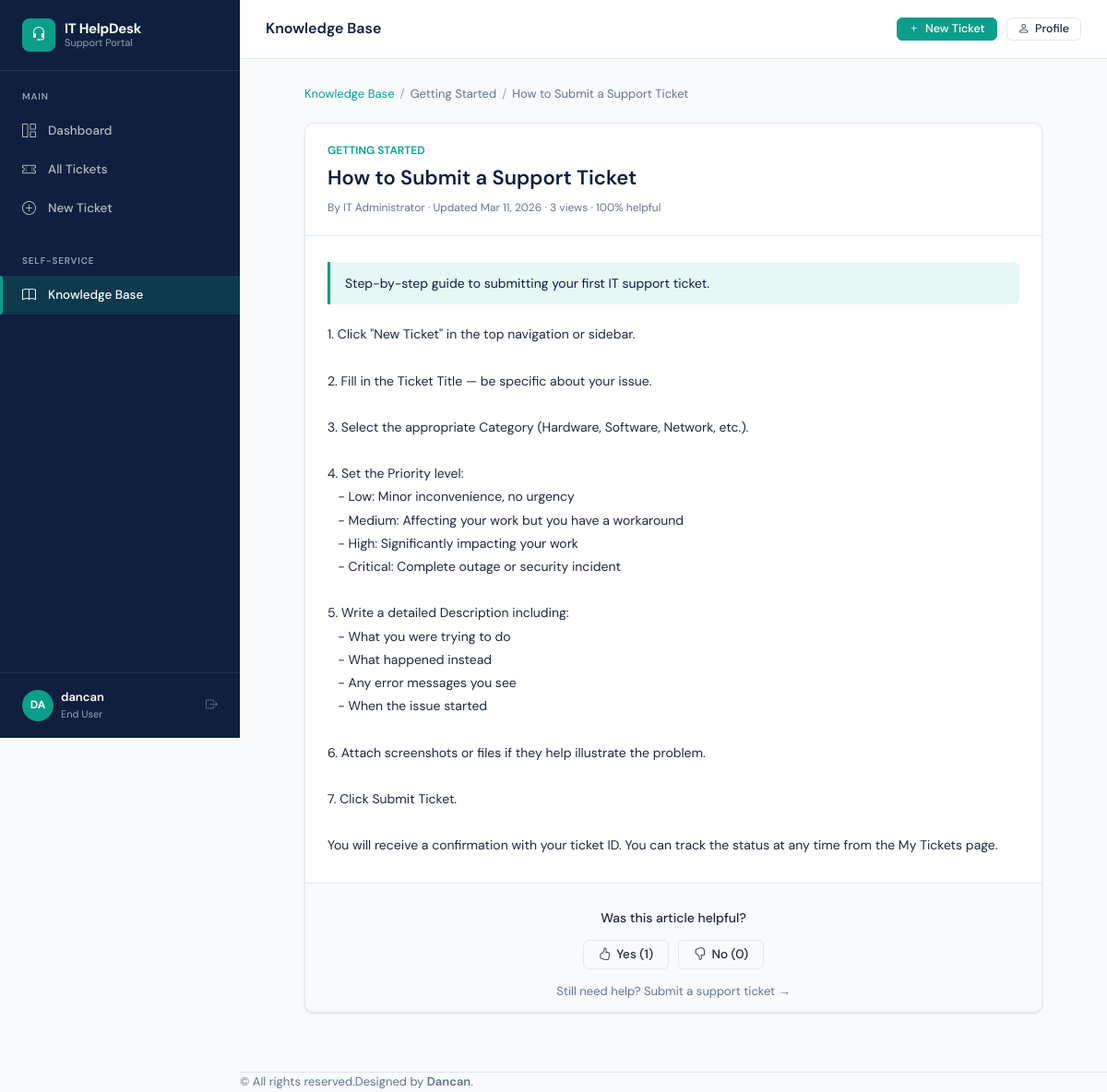
/knowledge/article/how-to-submit-support-ticket/ (signed in), run on an earlier commit of the app's database.
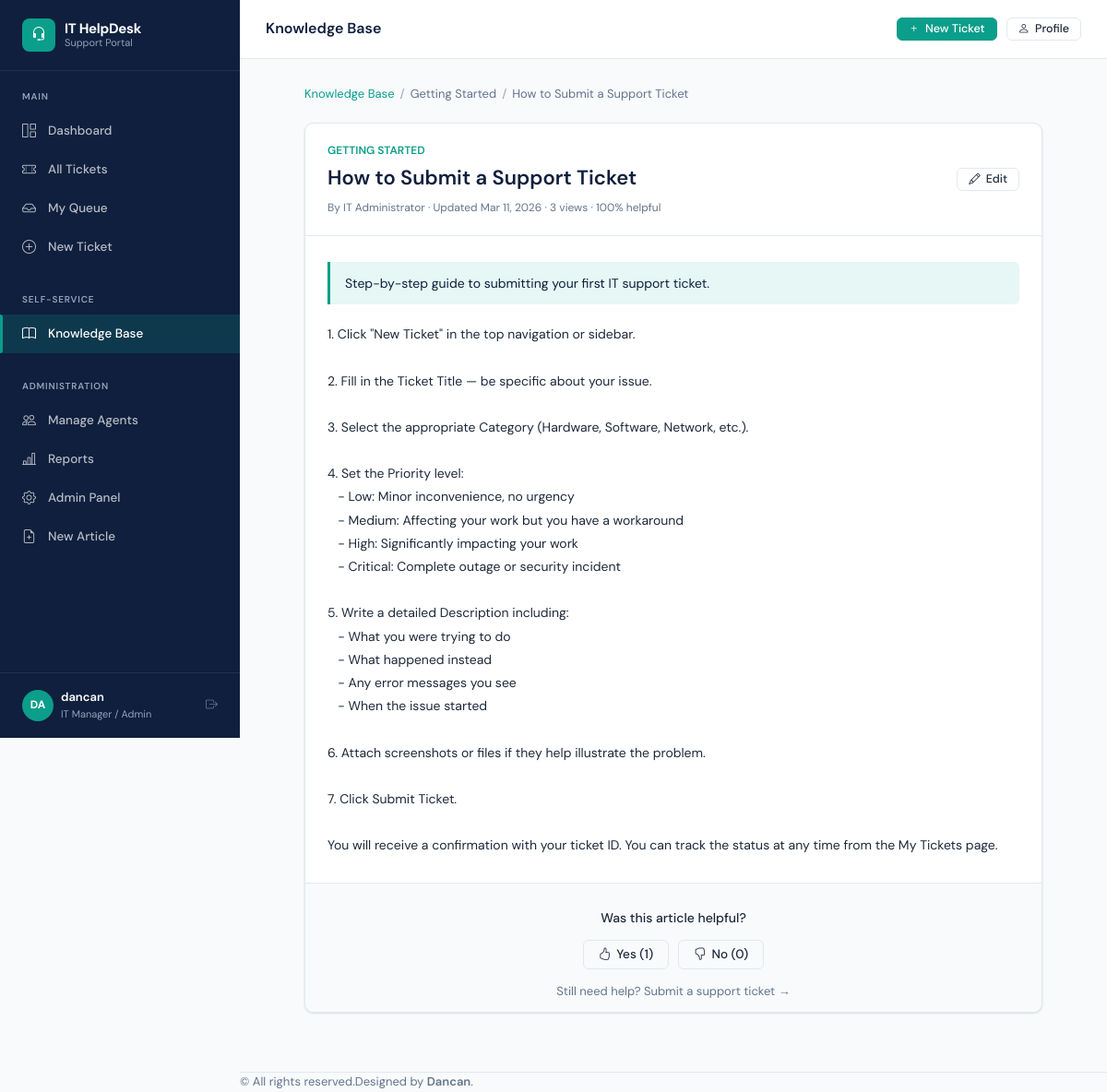
And on a later commit of the database.
### accounts/models.py (models this page shows, shortened)
class User(AbstractUser):
    ROLE_END_USER = 'end_user'
    ROLE_AGENT = 'agent'
    ROLE_MANAGER = 'manager'
    ROLE_CHOICES = [
        (ROLE_END_USER, 'End User'),
        (ROLE_AGENT, 'IT Support Agent'),
        (ROLE_MANAGER, 'IT Manager / Admin'),
    ]
    role = models.CharField(max_length=20, choices=ROLE_CHOICES, default=ROLE_END_USER)
    department = models.ForeignKey(
        Department, on_delete=models.SET_NULL, null=True, blank=True, related_name='users'
    )
    phone = models.CharField(max_length=20, blank=True)
    avatar = models.ImageField(upload_to='avatars/', blank=True, null=True)
    job_title = models.CharField(max_length=100, blank=True)
    is_active = models.BooleanField(default=True)
    email_notifications = models.BooleanField(default=True)
    created_at = models.DateTimeField(auto_now_add=True)
    @property
    def is_end_user(self):
        return self.role == self.ROLE_END_USER
    @property
    def is_manager(self):
        return self.role == self.ROLE_MANAGER
    def get_initials(self):
        if self.first_name and self.last_name:
            return f"{self.first_name[0]}{self.last_name[0]}".upper()
        return self.username[:2].upper()

### knowledge/views.py (the view, shortened to what this page needs)
# urls.py: path('article/<slug:slug>/', views.article_detail, name='article'),
@login_required
def article_detail(request, slug):
    article = get_object_or_404(Article, slug=slug, is_published=True)
    Article.objects.filter(pk=article.pk).update(views=article.views + 1)
    related = Article.objects.filter(category=article.category, is_published=True).exclude(pk=article.pk)[:3]
    return render(request, 'knowledge/article.html', {'article': article, 'related': related})

### knowledge/models.py (called while the page is built)
    def helpfulness_score(self):
        total = self.helpful_yes + self.helpful_no
        return round((self.helpful_yes / total) * 100) if total > 0 else None

### templates/knowledge/article.html (shortened to what this page needs)
{% extends "base/base.html" %}
{% block page_title %}Knowledge Base{% endblock %}
{% block content %}
<div style="max-width:800px;margin:0 auto;">
  <ul class="breadcrumb">
    <li><a href="{% url 'knowledge:home' %}">Knowledge Base</a></li>
    <li>{{ article.category.name }}</li>
    <li>{{ article.title|truncatechars:40 }}</li>
  </ul>
  <div class="card mb-5">
    <div class="card-header" style="padding:20px 24px;">
      <div>
        <div style="font-size:12px;color:var(--teal);font-weight:600;margin-bottom:6px;">{{ article.category.name|upper }}</div>
        <h2 style="margin:0;font-size:22px;">{{ article.title }}</h2>
        <div style="font-size:12px;color:var(--text-muted);margin-top:8px;">
          By {{ article.author.get_full_name|default:article.author.username }} ·
          Updated {{ article.updated_at|date:"M d, Y" }} ·
          {{ article.views }} views
          {% if article.helpfulness_score %} · {{ article.helpfulness_score }}% helpful{% endif %}
        </div>
      </div>
      {% if user.is_manager %}
      <a href="{% url 'knowledge:article_edit' article.slug %}" class="btn btn-outline btn-sm">
        <i class="bi bi-pencil"></i> Edit
      </a>
      {% endif %}
    </div>
    <div class="card-body" style="padding:28px 24px;">
      {% if article.summary %}
      <div style="background:var(--teal-pale);border-left:3px solid var(--teal);padding:12px 16px;border-radius:0 var(--radius-sm) var(--radius-sm) 0;margin-bottom:20px;font-size:14px;color:var(--navy);">
        {{ article.summary }}
      </div>
      {% endif %}
      <div style="line-height:1.8;white-space:pre-wrap;">{{ article.content }}</div>
    </div>
    <div class="card-footer">
      <div style="text-align:center;">
        <p style="font-size:14px;font-weight:500;margin-bottom:12px;">Was this article helpful?</p>
        <form method="post" style="display:inline-flex;gap:10px;">
          <button type="submit" name="helpful" value="yes" class="btn btn-outline">
            <i class="bi bi-hand-thumbs-up"></i> Yes ({{ article.helpful_yes }})
          </button>
          <button type="submit" name="helpful" value="no" class="btn btn-outline">
            <i class="bi bi-hand-thumbs-down"></i> No ({{ article.helpful_no }})
          </button>
        </form>
        <div style="margin-top:12px;">
          <a href="{% url 'tickets:submit' %}" style="font-size:13px;color:var(--text-muted);">
            Still need help? Submit a support ticket →
          </a>
        </div>
      </div>
    </div>
  </div>
</div>
{% endblock %}

### templates/base/base.html (shortened to what the changed rows need)
<!DOCTYPE html>
<html lang="en">
<head>
  <link rel="stylesheet" href="https://cdn.jsdelivr.net/npm/bootstrap-icons@1.11.3/font/bootstrap-icons.css">
  <link rel="stylesheet" href="/static/css/main.css">
</head>
<body>
<div class="app-wrapper">
  <aside class="sidebar" id="sidebar">
    <div class="sidebar-section">
      <ul class="sidebar-nav">
        {% if not user.is_end_user %}
        <li>
          <a href="{% url 'tickets:my_queue' %}" class="{% if request.resolver_match.url_name == 'my_queue' %}active{% endif %}">
            <i class="bi bi-inbox"></i> My Queue
          </a>
        </li>
        {% endif %}
      </ul>
    </div>
    {% if user.is_manager %}
    <div class="sidebar-section">
      <div class="sidebar-section-label">Administration</div>
      <ul class="sidebar-nav">
        <li>
          <a href="{% url 'accounts:agent_list' %}" class="{% if request.resolver_match.url_name == 'agent_list' %}active{% endif %}">
            <i class="bi bi-people"></i> Manage Agents
          </a>
        </li>
        <li>
          <a href="{% url 'dashboard:reports' %}" class="{% if request.resolver_match.url_name == 'reports' %}active{% endif %}">
            <i class="bi bi-bar-chart-line"></i> Reports
          </a>
        </li>
        <li>
          <a href="/admin/" target="_blank">
            <i class="bi bi-gear"></i> Admin Panel
          </a>
        </li>
        <li>
          <a href="{% url 'knowledge:article_create' %}" class="{% if request.resolver_match.url_name == 'article_create' %}active{% endif %}">
            <i class="bi bi-file-earmark-plus"></i> New Article
          </a>
        </li>
      </ul>
    </div>
    {% endif %}
    <div class="sidebar-footer">
      <div class="sidebar-user d-flex align-items-center gap-2">
        <div class="sidebar-user-avatar">{{ user.get_initials }}</div>
        <div class="sidebar-user-info">
          <div class="sidebar-user-name">{{ user.get_full_name|default:user.username }}</div>
          <div class="sidebar-user-role">{{ user.get_role_display }}</div>
        </div>
        <a href="{% url 'accounts:logout' %}" title="Logout" class="ms-auto text-muted">
          <i class="bi bi-box-arrow-right"></i>
        </a>
      </div>
    </div>
  </aside>
  <div class="main-content">
    <header class="topbar d-flex justify-content-between align-items-center">
      <h1 class="topbar-title mb-0">{% block page_title %}Dashboard{% endblock %}</h1>
    </header>
    <main class="page-content p-3">
      {% block content %}{% endblock %}
    </main>
  </div>
</div>
</body>
</html>

What changed in the data, as far as the page shows it:
changed User "dancan": role "End User" → "IT Manager / Admin"
Also different on the page:
text now shown: "My Queue ADMINISTRATION Manage Agents Reports Admin Panel New Article Edit"
